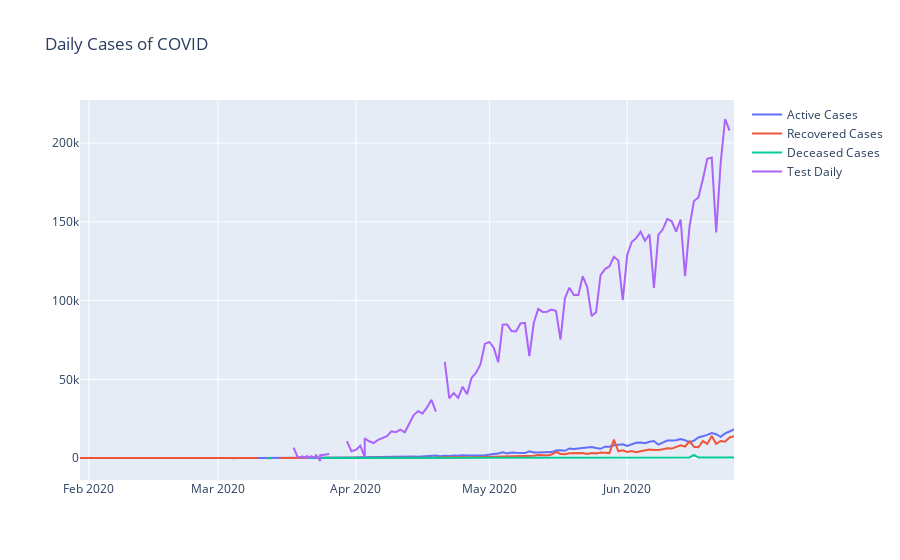

Write notebook code for a chart like this one.
### Code cell
# Plot daily case
fig = go.Figure()

fig.add_trace(go.Scatter( x=india_df.index, y=india_df.numcases_h, name='Active Cases'))
fig.add_trace(go.Scatter( x=india_df.index, y=india_df.numcases_r, name='Recovered Cases'))
fig.add_trace(go.Scatter( x=india_df.index, y=india_df.numcases_d, name='Deceased Cases'))
fig.add_trace(go.Scatter( x=india_df.index, y=india_df.daily_test, name='Test Daily'))
# fig.add_trace(go.Scatter( x=india_df.index, y=india_df['Total Samples Tested'], name='Testing Numbers'))
fig.update_layout(title="Daily Cases of COVID")
fig.show()
